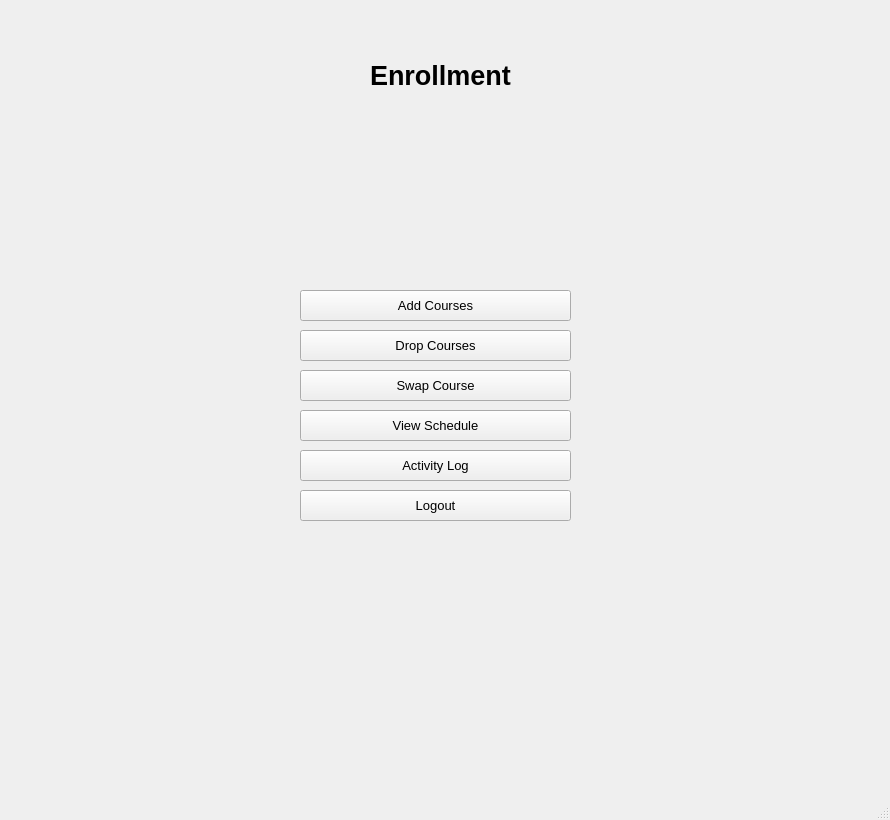
<?xml version="1.0" encoding="UTF-8"?>
<ui version="4.0">
 <class>main_student_window</class>
 <widget class="QMainWindow" name="main_student_window">
  <property name="geometry">
   <rect>
    <x>0</x>
    <y>0</y>
    <width>890</width>
    <height>820</height>
   </rect>
  </property>
  <property name="windowTitle">
   <string>Enrollment Options</string>
  </property>
  <property name="autoFillBackground">
   <bool>false</bool>
  </property>
  <widget class="QWidget" name="centralwidget">
   <widget class="QPushButton" name="add_courses_button">
    <property name="geometry">
     <rect>
      <x>300</x>
      <y>290</y>
      <width>271</width>
      <height>31</height>
     </rect>
    </property>
    <property name="minimumSize">
     <size>
      <width>271</width>
      <height>0</height>
     </size>
    </property>
    <property name="font">
     <font>
      <pointsize>10</pointsize>
     </font>
    </property>
    <property name="cursor">
     <cursorShape>PointingHandCursor</cursorShape>
    </property>
    <property name="text">
     <string>Add Courses</string>
    </property>
   </widget>
   <widget class="QLabel" name="label">
    <property name="geometry">
     <rect>
      <x>370</x>
      <y>50</y>
      <width>151</width>
      <height>51</height>
     </rect>
    </property>
    <property name="font">
     <font>
      <pointsize>20</pointsize>
      <bold>true</bold>
     </font>
    </property>
    <property name="text">
     <string>Enrollment</string>
    </property>
   </widget>
   <widget class="QPushButton" name="view_schedule_button">
    <property name="geometry">
     <rect>
      <x>300</x>
      <y>410</y>
      <width>271</width>
      <height>31</height>
     </rect>
    </property>
    <property name="font">
     <font>
      <pointsize>10</pointsize>
     </font>
    </property>
    <property name="cursor">
     <cursorShape>PointingHandCursor</cursorShape>
    </property>
    <property name="text">
     <string>View Schedule</string>
    </property>
   </widget>
   <widget class="QPushButton" name="swap_course_button">
    <property name="geometry">
     <rect>
      <x>300</x>
      <y>370</y>
      <width>271</width>
      <height>31</height>
     </rect>
    </property>
    <property name="font">
     <font>
      <pointsize>10</pointsize>
     </font>
    </property>
    <property name="cursor">
     <cursorShape>PointingHandCursor</cursorShape>
    </property>
    <property name="text">
     <string>Swap Course</string>
    </property>
   </widget>
   <widget class="QPushButton" name="logout_button">
    <property name="geometry">
     <rect>
      <x>300</x>
      <y>490</y>
      <width>271</width>
      <height>31</height>
     </rect>
    </property>
    <property name="font">
     <font>
      <pointsize>10</pointsize>
     </font>
    </property>
    <property name="cursor">
     <cursorShape>PointingHandCursor</cursorShape>
    </property>
    <property name="text">
     <string>Logout</string>
    </property>
   </widget>
   <widget class="QPushButton" name="activity_log_button">
    <property name="geometry">
     <rect>
      <x>300</x>
      <y>450</y>
      <width>271</width>
      <height>31</height>
     </rect>
    </property>
    <property name="font">
     <font>
      <pointsize>10</pointsize>
     </font>
    </property>
    <property name="cursor">
     <cursorShape>PointingHandCursor</cursorShape>
    </property>
    <property name="text">
     <string>Activity Log</string>
    </property>
   </widget>
   <widget class="QPushButton" name="drop_courses_button">
    <property name="geometry">
     <rect>
      <x>300</x>
      <y>330</y>
      <width>271</width>
      <height>31</height>
     </rect>
    </property>
    <property name="minimumSize">
     <size>
      <width>271</width>
      <height>0</height>
     </size>
    </property>
    <property name="font">
     <font>
      <pointsize>10</pointsize>
     </font>
    </property>
    <property name="cursor">
     <cursorShape>PointingHandCursor</cursorShape>
    </property>
    <property name="text">
     <string>Drop Courses</string>
    </property>
   </widget>
  </widget>
  <widget class="QMenuBar" name="menubar">
   <property name="geometry">
    <rect>
     <x>0</x>
     <y>0</y>
     <width>890</width>
     <height>22</height>
    </rect>
   </property>
  </widget>
  <widget class="QStatusBar" name="statusbar"/>
 </widget>
 <resources/>
 <connections/>
</ui>
